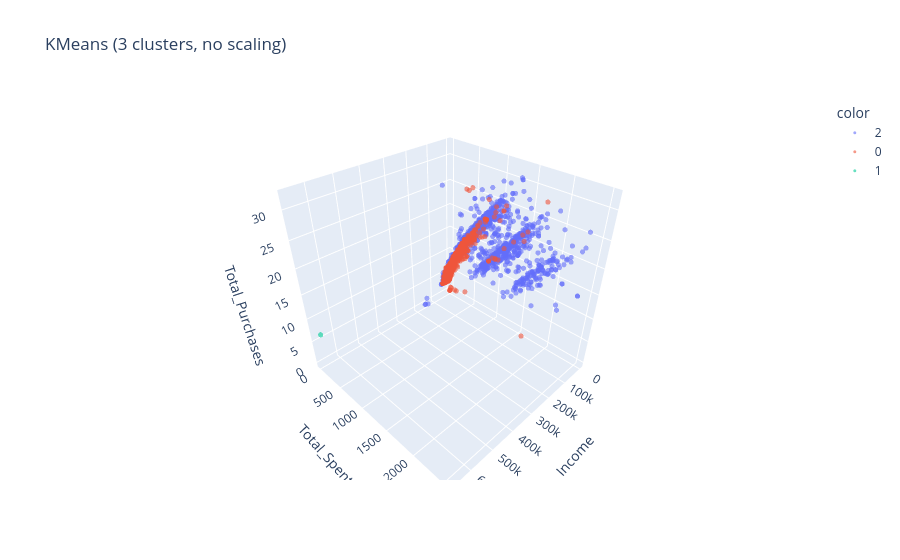

Here is the notebook cell this chart was saved with:
### Markdown cell above
**Task 5.** Visualise the clusters you found together with the data, and analyse them. We have more than 2 or 3 features, so think about which features to plot so the chart is useful. Pay special attention to customer income and how customers interact with the store (number of purchases, etc.).

`plotly.express.scatter_3d` is handy for a 3D scatter plot, but you can use any visualisation method you like. Describe what you see: do the clusters make sense?

### Code cell
fig = px.scatter_3d(
    data, x='Income', y='Total_Spent', z='Total_Purchases',
    color=data['cluster_raw'].astype(str),
    opacity=0.6, title='KMeans (3 clusters, no scaling)'
)
fig.update_traces(marker_size=3)
fig.show()

profile_cols = ['Income', 'Total_Spent', 'Total_Purchases', 'NumWebVisitsMonth', 'NumDealsPurchases',
                'Children', 'Age', 'Recency', 'Total_Accepted']
data.groupby('cluster_raw')[profile_cols].mean().round(1)

### Figure 1 — Plotly figure (JSON) as saved in the notebook; plotly's stock layout.template omitted (floating-point values rounded to 4 significant figures; data arrays with more than 128 entries replaced by an {"elided": "..."} marker saying what was removed)
{"data": [{"hovertemplate": "color=2<br>Income=%{x}<br>Total_Spent=%{y}<br>Total_Purchases=%{z}<extra></extra>", "legendgroup": "2", "marker": {"color": "#636efa", "opacity": 0.6, "size": 3, "symbol": "circle"}, "mode": "markers", "name": "2", "scene": "scene", "showlegend": true, "type": "scatter3d", "x": {"elided": "1077 float values"}, "y": {"elided": "1077 int values"}, "z": {"elided": "1077 int values"}}, {"hovertemplate": "color=0<br>Income=%{x}<br>Total_Spent=%{y}<br>Total_Purchases=%{z}<extra></extra>", "legendgroup": "0", "marker": {"color": "#EF553B", "opacity": 0.6, "size": 3, "symbol": "circle"}, "mode": "markers", "name": "0", "scene": "scene", "showlegend": true, "type": "scatter3d", "x": {"elided": "1162 float values"}, "y": {"elided": "1162 int values"}, "z": {"elided": "1162 int values"}}, {"hovertemplate": "color=1<br>Income=%{x}<br>Total_Spent=%{y}<br>Total_Purchases=%{z}<extra></extra>", "legendgroup": "1", "marker": {"color": "#00cc96", "opacity": 0.6, "size": 3, "symbol": "circle"}, "mode": "markers", "name": "1", "scene": "scene", "showlegend": true, "type": "scatter3d", "x": [666700.0], "y": [62], "z": [7]}], "layout": {"legend": {"title": {"text": "color"}, "tracegroupgap": 0}, "scene": {"domain": {"x": [0, 1], "y": [0, 1]}, "xaxis": {"title": {"text": "Income"}}, "yaxis": {"title": {"text": "Total_Spent"}}, "zaxis": {"title": {"text": "Total_Purchases"}}}, "title": {"text": "KMeans (3 clusters, no scaling)"}}}
